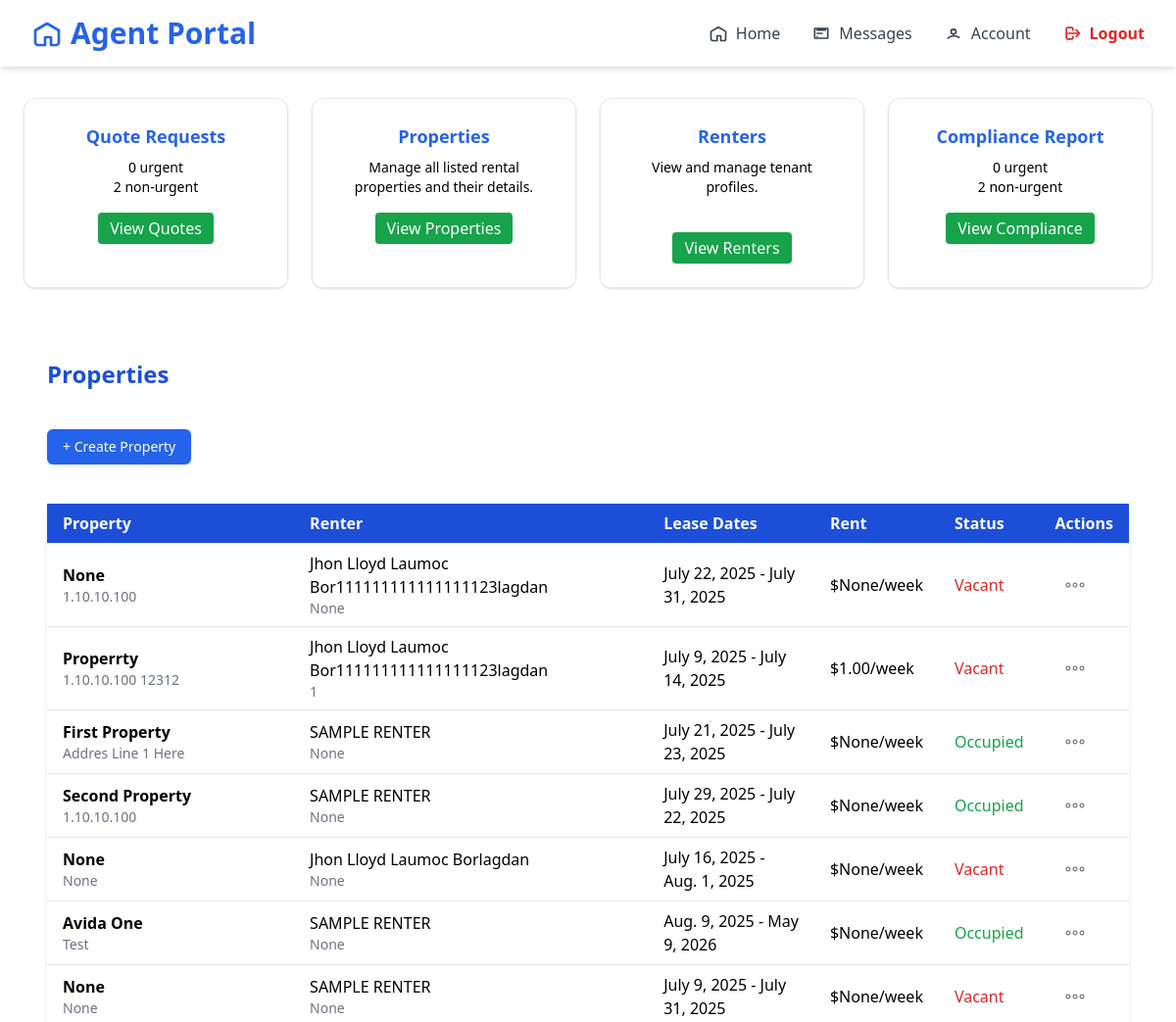
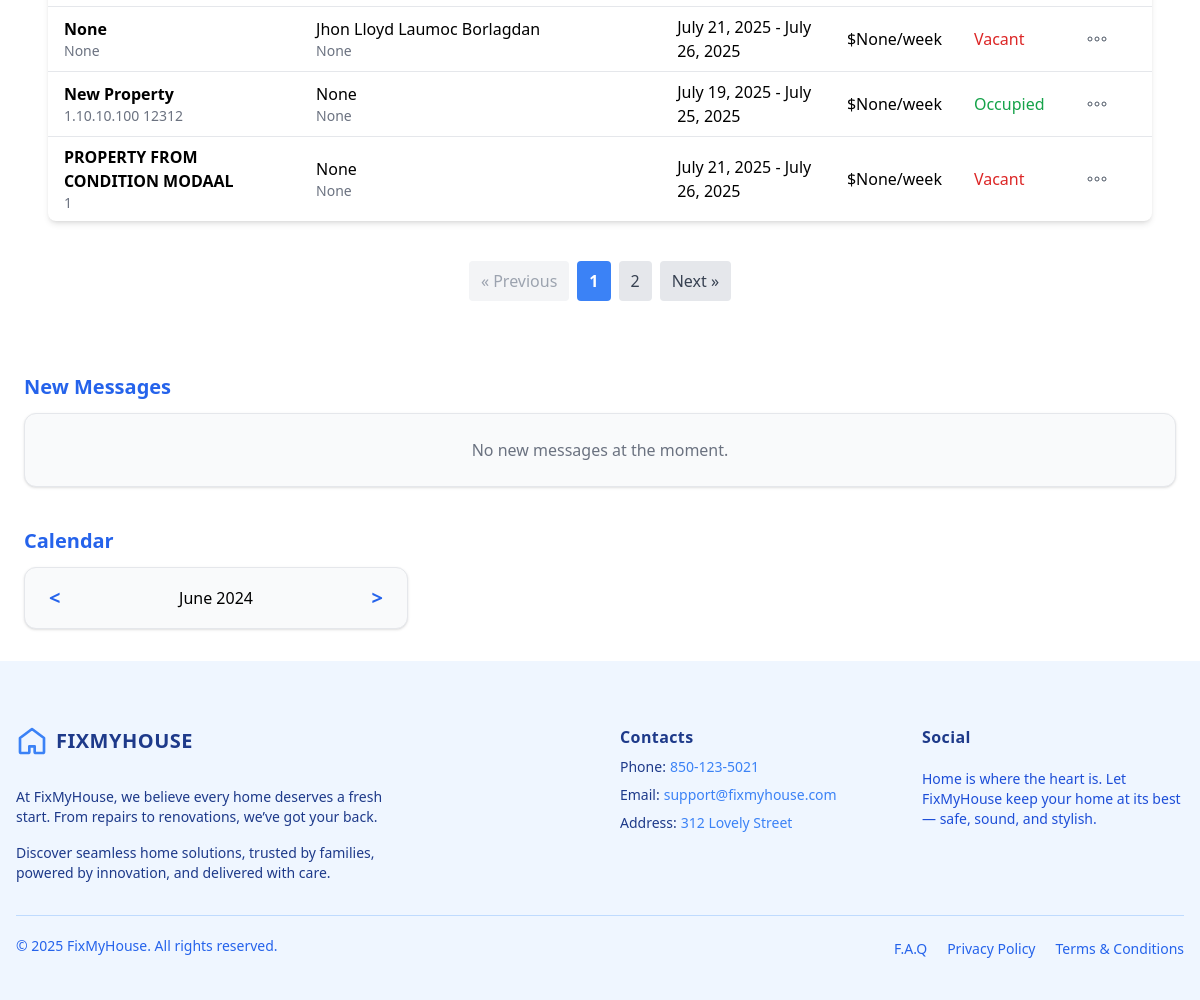
Page /agent/home/ (signed in) on the committed database (2 pictures, top to bottom).
### agent/models/propertyAgent.py (models this page shows, shortened)
class Property(models.Model):
    renter = models.ForeignKey(Renter, on_delete=models.SET_NULL, related_name='rent_property', null=True, blank=True)
    agent = models.ForeignKey(AgentRegister, on_delete=models.CASCADE, null=False, related_name='own_properties')
    name = models.CharField(max_length=100, blank=True, null=True)
    floor_count = models.PositiveIntegerField(blank=True, null=True)
    state = models.CharField(max_length=100, blank=True, null=True)
    city = models.CharField(max_length=100, blank=True, null=True)
    address = models.TextField(blank=True, null=True)
    renter_name = models.CharField(max_length=100, blank=True, null=True)
    renter_contact = models.CharField(max_length=20, blank=True, null=True)
    rent = models.DecimalField(max_digits=10, decimal_places=2, blank=True, null=True)
    postal_code = models.CharField(max_length=20, blank=True, null=True)
    created_at = models.DateTimeField(auto_now_add=True, blank=True, null=True)
    updated_at = models.DateTimeField(auto_now=True, blank=True, null=True)
    property_photo = models.ImageField(upload_to='property_photos/', blank=True, null=True)
    condition_report = models.ImageField(upload_to='condition_reports/', blank=True, null=True)
    lease_start = models.DateField()
    lease_end = models.DateField()
    STATUS_CHOICES = [
        ('occupied', 'Occupied'),
        ('vacant', 'Vacant'),
    ]
    status = models.CharField(max_length=10, choices=STATUS_CHOICES, default='vacant')

### renter/models/renter.py (models this page shows)
class Renter(models.Model):
    user = models.OneToOneField(User, on_delete=models.CASCADE,null=True)
    name = models.CharField(max_length=255)
    email = models.EmailField(unique=True)
    phone = models.CharField(max_length=20)
    password = models.CharField(max_length=128)  # store hashed password (later)
    gender = models.CharField(max_length=10, blank=True, null=True)
    date_of_birth = models.DateField(blank=True, null=True)
    company_name = models.CharField(max_length=255, blank=True, null=True)
    contact_person = models.CharField(max_length=255, blank=True, null=True)
    contact_person_email = models.EmailField(blank=True, null=True)
    contact_phone = models.CharField(max_length=20, blank=True, null=True)
    state = models.CharField(max_length=100, blank=True, null=True)
    city = models.CharField(max_length=100, blank=True, null=True)
    zip_code = models.CharField(max_length=20, blank=True, null=True)
    company_address_line1 = models.CharField(max_length=255, blank=True, null=True)
    company_address_line2 = models.CharField(max_length=255, blank=True, null=True)
    company_postal_code = models.CharField(max_length=20, blank=True, null=True)
    upload_option = models.CharField(max_length=50, blank=True, null=True)  # 'manual' or 'report'
    property_image = models.ImageField(upload_to='property_images/', blank=True, null=True)
    floor_count = models.PositiveIntegerField(blank=True, null=True)
    room_count = models.PositiveIntegerField(blank=True, null=True)
    rooms = models.JSONField(blank=True, null=True)  # example: [{"type": "Bedroom"}, {"type": "Kitchen"}]
    address_line1 = models.CharField(max_length=255, blank=True, null=True)
    address_line2 = models.CharField(max_length=255, blank=True, null=True)
    house_state = models.CharField(max_length=100, blank=True, null=True)
    house_city = models.CharField(max_length=100, blank=True, null=True)
    house_zip = models.CharField(max_length=20, blank=True, null=True)
    def __str__(self):
        return self.name

### agent/views.py (the view)
# urls.py: path('home/', views.AgentHomeView.as_view(), name='home_agent'),
@method_decorator(login_required, name='dispatch')
class AgentHomeView(TemplateView):
    template_name = 'pages/homeAgent.html'
    success_url = reverse_lazy("home_agent")
    def get_context_data(self, **kwargs):
        context = super().get_context_data(**kwargs)
        properties_list = Property.objects.all()
        paginator = Paginator(properties_list, 10)  # Show 10 properties per page
        page_number = self.request.GET.get('page')
        page_obj = paginator.get_page(page_number)
        context['properties'] = page_obj
        context['page_obj'] = page_obj  # For pagination controls
        agent = AgentRegister.objects.get(user=self.request.user)
        context['to_quote_urgent'] = Jobs.objects.filter(agent=agent, status='quoted', priority=True).count()
        context['to_quote_non_urgent'] = Jobs.objects.filter(agent=agent, status='quoted', priority=False).count()
        context['pending_urgent'] = Jobs.objects.filter(agent=agent, status='confirmed', priority=True).count()
        context['pending_non_urgent'] = Jobs.objects.filter(agent=agent, status='confirmed', priority=False).count()
        context['approved_urgent'] = Jobs.objects.filter(agent=agent, status='approved', priority=True).count()
        context['approved_non_urgent'] = Jobs.objects.filter(agent=agent, status='approved', priority=False).count()
        today = now().date()
        context['today_urgent'] = Jobs.objects.filter(agent=agent, scheduled_at__date=today, priority=True).count()
        context['today_non_urgent'] = Jobs.objects.filter(agent=agent, scheduled_at__date=today, priority=False).count()
        return context

### agent/templates/pages/homeAgent.html (shortened to what this page needs)
{% extends "baseAgent.html" %}
{% load widget_tweaks %}
{% block content %}
{% include 'components/home/navigatorBaseAgent.html' %}
<main class="max-w-7xl mx-auto px-6 py-8 space-y-10">
  <div class="grid grid-cols-1 sm:grid-cols-2 lg:grid-cols-4 gap-6">
    <div class="border rounded-xl p-6 text-center shadow hover:shadow-md transition relative">
        <h2 class="font-bold text-blue-600 text-lg mb-2">Quote Requests</h2>
        <p class="text-sm">0 urgent</p>
        <p class="text-sm">2 non-urgent</p>
        <a href="{% url 'agent_bid_list' %}" class="mt-4 inline-block bg-green-600 hover:bg-green-700 text-white font-medium px-3 py-1 rounded transition">View Quotes</a>
    </div>
    <div class="border rounded-xl p-6 text-center shadow hover:shadow-md transition relative">
        <h2 class="font-bold text-blue-600 text-lg mb-2">Properties</h2>
        <p class="text-sm">Manage all listed rental properties and their details.</p>
        <a href="{% url 'manage_properties' %}" class="mt-4 inline-block bg-green-600 hover:bg-green-700 text-white font-medium px-3 py-1 rounded transition">View Properties</a>
    </div>
    <div class="border rounded-xl p-6 text-center shadow hover:shadow-md transition relative">
        <h2 class="font-bold text-blue-600 text-lg mb-2">Renters</h2>
        <p class="text-sm">View and manage tenant profiles.<br/><br/></p>
        <a href="{% url 'manage_renters' %}" class="mt-4 inline-block bg-green-600 hover:bg-green-700 text-white font-medium px-3 py-1 rounded transition">View Renters</a>
    </div>
    <div class="border rounded-xl p-6 text-center shadow hover:shadow-md transition relative">
        <h2 class="font-bold text-blue-600 text-lg mb-2">Compliance Report</h2>
        <p class="text-sm">0 urgent</p>
        <p class="text-sm">2 non-urgent</p>
        <a href="{% url 'active_jobs_list' %}" class="mt-4 inline-block bg-green-600 hover:bg-green-700 text-white font-medium px-3 py-1 rounded transition">View Compliance</a>
    </div>
  </div>
  <div class="max-w-7xl mx-auto px-6 py-8 space-y-10">
      <h2 class="text-2xl font-bold mb-4 text-blue-700">Properties</h2>
      <div class="flex justify-start mb-4 gap-4">
          <a href="{% url 'property_create' %}"
              class="bg-blue-600 hover:bg-blue-700 text-white font-medium px-4 py-2 rounded-md shadow text-sm">
              + Create Property
          </a>
      </div>
      <div class="bg-white shadow-md rounded-lg">
        <table class="min-w-full table-auto">
          <thead class="bg-blue-700 text-white">
              <tr>
                  <th class="px-4 py-2 text-left">Property</th>
                  <th class="px-4 py-2 text-left">Renter</th>
                  <th class="px-4 py-2 text-left">Lease Dates</th>
                  <th class="px-4 py-2 text-left">Rent</th>
                  <th class="px-4 py-2 text-left">Status</th>
                  <th class="px-4 py-2 text-left">Actions</th>
              </tr>
          </thead>
          <tbody>
            {% for property in properties %}
              <tr class="border-t">
                  <td class="px-4 py-2">
                      <div class="font-semibold">{{ property.name }}</div>
                      <div class="text-sm text-gray-500">{{ property.address }}</div>
                  </td>
                  <td class="px-4 py-2">
                      <div>{{ property.renter }}</div>
                      <div class="text-sm text-gray-500">{{ property.renter_contact }}</div>
                  </td>
                  <td class="px-4 py-2">{{ property.lease_start }} - {{ property.lease_end }}</td>
                  <td class="px-4 py-2">${{ property.rent }}/week</td>
                  <td class="px-4 py-2">
                      <span class="{% if property.status == 'occupied' %}text-green-600{% else %}text-red-600{% endif %}">
                      {{ property.status|title }}
                      </span>
                  </td>
                  <td class="px-4 py-2 text-sm">
                    <div x-data="{ open: false }" class="relative inline-block text-left">
                      <button @click="open = !open" @click.away="open = false" type="button" class="p-2 rounded-full hover:bg-gray-200 focus:outline-none" aria-label="Actions">
                        <svg class="w-6 h-6 text-gray-600" fill="none" stroke="currentColor" viewBox="0 0 24 24">
                          <circle cx="5" cy="12" r="2"/>
                          <circle cx="12" cy="12" r="2"/>
                          <circle cx="19" cy="12" r="2"/>
                        </svg>
                      </button>
                    </div>
                  </td>
              </tr>
              {% empty %}
                <tr>
                    <td colspan="6" class="text-center py-4 text-gray-500">No properties available.</td>
                </tr>
            {% endfor %}
          </tbody>
        </table>
      </div>
      {% if page_obj.has_other_pages %}
        <div class="pagination flex justify-center items-center mt-6 space-x-2">
          {% if page_obj.has_previous %}
            <a href="?page={{ page_obj.previous_page_number }}"
              class="px-3 py-2 bg-gray-200 text-gray-700 rounded hover:bg-gray-300 transition"
              onclick="saveScrollPosition()">
                &laquo; Previous
            </a>
          {% else %}
            <span class="px-3 py-2 bg-gray-100 text-gray-400 rounded cursor-not-allowed">
                &laquo; Previous
            </span>
          {% endif %}
          {% for num in page_obj.paginator.page_range %}
            {% if page_obj.number == num %}
              <span class="px-3 py-2 bg-blue-500 text-white rounded font-semibold">
                  {{ num }}
              </span>
              {% else %}
                <a href="?page={{ num }}"
                  class="px-3 py-2 bg-gray-200 text-gray-700 rounded hover:bg-gray-300 transition"
                  onclick="saveScrollPosition()">
                    {{ num }}
              </a>
            {% endif %}
          {% endfor %}
          {% if page_obj.has_next %}
            <a href="?page={{ page_obj.next_page_number }}"
              class="px-3 py-2 bg-gray-200 text-gray-700 rounded hover:bg-gray-300 transition"
              onclick="saveScrollPosition()">
                Next &raquo;
            </a>
          {% else %}
            <span class="px-3 py-2 bg-gray-100 text-gray-400 rounded cursor-not-allowed">
                Next &raquo;
            </span>
          {% endif %}
        </div>
      {% endif %}
  </div>
  <section>
    <h2 class="text-blue-600 font-bold text-xl mb-3">New Messages</h2>
      <div class="border rounded-xl p-6 text-center text-gray-500 bg-gray-50 shadow">
          No new messages at the moment.
      </div>
  </section>
  <section>
    <h2 class="text-blue-600 font-bold text-xl mb-3">Calendar</h2>
      <div class="flex items-center justify-between border rounded-xl px-6 py-4 bg-gray-50 shadow w-full max-w-sm">
          <button class="text-blue-600 text-xl font-bold">&lt;</button>
          <span class="font-medium">June 2024</span>
          <button class="text-blue-600 text-xl font-bold">&gt;</button>
      </div>
  </section>
</main>
{% include 'components/footerAgent.html' %}
{% endblock %}

### rows in the picture
Property: name "None", address "1.10.10.100", renter "Jhon Lloyd Laumoc Bor111111111111111123lagdan", renter_contact "None", lease_start "July 22, 2025", lease_end "July 31, 2025", rent "None", status "Vacant"
Property: name "Properrty", address "1.10.10.100 12312", renter "Jhon Lloyd Laumoc Bor111111111111111123lagdan", renter_contact "1", lease_start "July 9, 2025", lease_end "July 14, 2025", rent "1.00", status "Vacant"
Property: name "First Property", address "Addres Line 1 Here", renter "SAMPLE RENTER", renter_contact "None", lease_start "July 21, 2025", lease_end "July 23, 2025", rent "None", status "Occupied"
Property: name "Second Property", address "1.10.10.100", renter "SAMPLE RENTER", renter_contact "None", lease_start "July 29, 2025", lease_end "July 22, 2025", rent "None", status "Occupied"
Property: name "None", address "None", renter "Jhon Lloyd Laumoc Borlagdan", renter_contact "None", lease_start "July 16, 2025", lease_end "Aug. 1, 2025", rent "None", status "Vacant"
Property: name "Avida One", address "Test", renter "SAMPLE RENTER", renter_contact "None", lease_start "Aug. 9, 2025", lease_end "May 9, 2026", rent "None", status "Occupied"
Property: name "None", address "None", renter "SAMPLE RENTER", renter_contact "None", lease_start "July 9, 2025", lease_end "July 31, 2025", rent "None", status "Vacant"
Property: name "None", address "None", renter "Jhon Lloyd Laumoc Borlagdan", renter_contact "None", lease_start "July 21, 2025", lease_end "July 26, 2025", rent "None", status "Vacant"
Property: name "New Property", address "1.10.10.100 12312", renter "None", renter_contact "None", lease_start "July 19, 2025", lease_end "July 25, 2025", rent "None", status "Occupied"
Property: name "PROPERTY FROM CONDITION MODAAL", address "1", renter "None", renter_contact "None", lease_start "July 21, 2025", lease_end "July 26, 2025", rent "None", status "Vacant"

### other values in the picture
{{ num }} "1"
{{ num }} "2"
